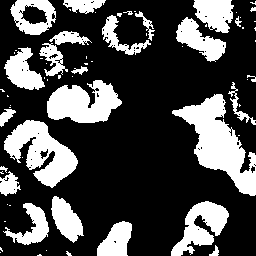
#> input picture Projeto-PDI/dataset/imagens_hsv/image-101.png, 256 x 256 px, found by its file name; its folder holds only this picture in this run
$ python Operador_sobel_hemocias.py   (older library calls are emulated)
#> lines starting #> are read from the running program, lines starting #| are printed output that depends on the picture; after the words box and inside, x2 and y2 are one past the last pixel; in counts of white or black regions, pixels touching at a corner belong together
import os
import cv2
import numpy as np
from skimage import io


imagens_dataset_entrada = '/home/marciohenrique/UFS/Processamento de Imagens/Projeto Final/dataset/imagens_hsv'
imagens_dataset_saida = '/home/marciohenrique/UFS/Processamento de Imagens/Projeto Final/dataset//saida_imagens_cinza_sobel'

if not os.path.exists(imagens_dataset_saida):
    os.makedirs(imagens_dataset_saida)

# Cria um kernel Sobel para detecção de bordas
sobel_x = np.array([[-1, 0, 1], [-2, 0, 2], [-1, 0, 1]])
sobel_y = np.array([[-1, -2, -1], [0, 0, 0], [1, 2, 1]])

for nome_imagem in os.listdir(imagens_dataset_entrada):
    # Verifica se o arquivo é uma imagem
    if nome_imagem.endswith(".jpg") or nome_imagem.endswith(".jpeg") or nome_imagem.endswith(".png"):
        # Carrega a imagem em tons de cinza
        imagem = cv2.imread(os.path.join(imagens_dataset_entrada, nome_imagem), cv2.IMREAD_GRAYSCALE)
#> imagem: shape (256, 256); 29.1% white; 68 white regions (42 under 20 px), largest, box (x1, y1, x2, y2) and area: (172, 94, 256, 196) 3507, (4, 120, 78, 188) 2503, (47, 80, 122, 123) 2171

        # Aplica o operador Sobel nas direções x e y
        grad_x = cv2.Sobel(imagem, cv2.CV_64F, 1, 0, ksize=3)
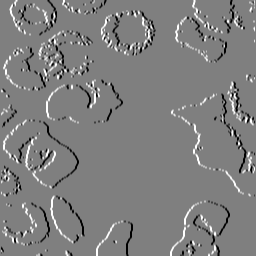
#> grad_x: shape (256, 256) float64; min -1020, max 1020, mean 0.7; drawn with min black and max white
        grad_y = cv2.Sobel(imagem, cv2.CV_64F, 0, 1, ksize=3)
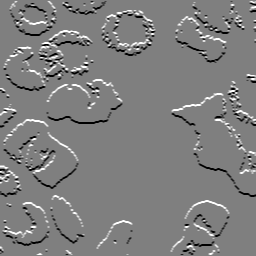
#> grad_y: shape (256, 256) float64; min -1020, max 1020, mean -1.6; drawn with min black and max white

        # Calcula o módulo do gradiente
        gradiente = np.sqrt(grad_x ** 2 + grad_y ** 2)
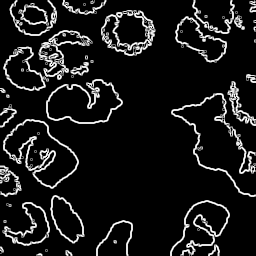
#> gradiente: shape (256, 256) float64; min 0, max 1140.4, mean 116.6; drawn with min black and max white

        # Converte para o tipo de dado de 8 bits sem sinal (0 a 255)
        gradiente = cv2.convertScaleAbs(gradiente)
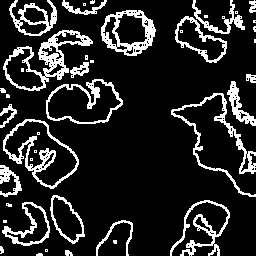
#> gradiente: shape (256, 256); 15.3% white in thin lines or dots

        # Normaliza a imagem
        gradiente = gradiente.astype(np.float32)
#> gradiente: shape (256, 256) float32; 15.3% white in thin lines or dots
        gradiente_norm = cv2.normalize(gradiente, None, alpha=0, beta=255, norm_type=cv2.NORM_MINMAX, dtype=cv2.CV_8UC1)


        # Salva a imagem resultante no diretório de saída
        nome_imagem_saida = os.path.splitext(nome_imagem)[0] + '_sobel.png'
        io.imsave(os.path.join(imagens_dataset_saida, nome_imagem_saida), gradiente_norm)

$ run again, on Projeto-PDI/dataset/imagens_hsv/image-11.png
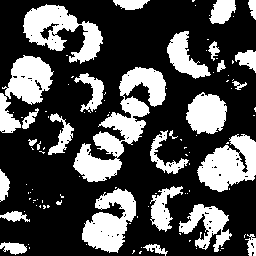
#> input picture Projeto-PDI/dataset/imagens_hsv/image-11.png, 256 x 256 px, found by its file name
#> imagem: shape (256, 256); 31% white; 105 white regions (77 under 20 px), largest, box (x1, y1, x2, y2) and area: (73, 67, 166, 182) 3683, (23, 4, 103, 64) 2277, (197, 134, 256, 192) 2117
#> `grad_y = cv2.Sobel(imagem, cv2.CV_64F, 0, 1, ksize=3)`:
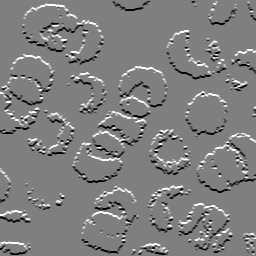
#> grad_y: shape (256, 256) float64; min -1020, max 1020, mean -1.7; drawn with min black and max white
#> `gradiente = cv2.convertScaleAbs(gradiente)`:
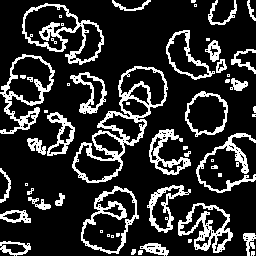
#> gradiente: shape (256, 256); 18.8% white; 57 white regions (23 under 20 px), largest, box (x1, y1, x2, y2) and area: (72, 66, 168, 183) 1850, (22, 3, 104, 65) 1142, (0, 54, 55, 134) 1008

$ run again, on Projeto-PDI/dataset/imagens_hsv/image-117.png
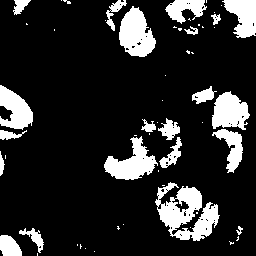
#> input picture Projeto-PDI/dataset/imagens_hsv/image-117.png, 256 x 256 px, found by its file name
#> imagem: shape (256, 256); 16.2% white; 57 white regions (36 under 20 px), largest, box (x1, y1, x2, y2) and area: (155, 182, 220, 241) 1995, (119, 6, 156, 57) 1240, (104, 136, 158, 180) 1160
#> `grad_y = cv2.Sobel(imagem, cv2.CV_64F, 0, 1, ksize=3)`:
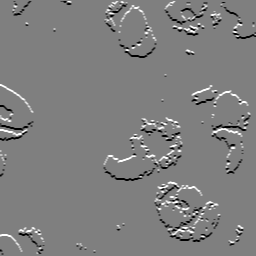
#> grad_y: shape (256, 256) float64; min -1020, max 1020, mean -2.2; drawn with min black and max white
#> `gradiente = cv2.convertScaleAbs(gradiente)`:
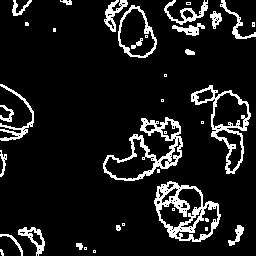
#> gradiente: shape (256, 256); 10.3% white; 38 white regions (17 under 20 px), largest, box (x1, y1, x2, y2) and area: (154, 181, 221, 242) 1416, (103, 117, 183, 181) 1261, (191, 85, 251, 174) 994

$ run again, on Projeto-PDI/dataset/imagens_hsv/image-118.png
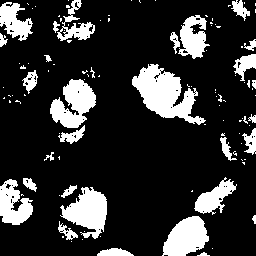
#> input picture Projeto-PDI/dataset/imagens_hsv/image-118.png, 256 x 256 px, found by its file name
#> imagem: shape (256, 256); 19.2% white; 112 white regions (82 under 20 px), largest, box (x1, y1, x2, y2) and area: (132, 64, 206, 125) 2181, (60, 187, 107, 239) 1397, (50, 79, 96, 128) 1362
#> `grad_y = cv2.Sobel(imagem, cv2.CV_64F, 0, 1, ksize=3)`:
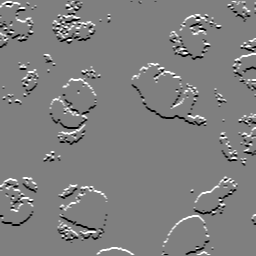
#> grad_y: shape (256, 256) float64; min -1020, max 1020, mean 1.6; drawn with min black and max white
#> `gradiente = cv2.convertScaleAbs(gradiente)`:
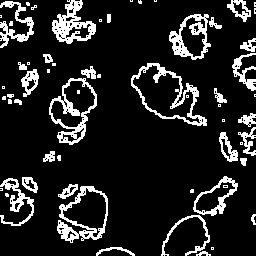
#> gradiente: shape (256, 256); 13.6% white; 60 white regions (28 under 20 px), largest, box (x1, y1, x2, y2) and area: (131, 63, 207, 126) 931, (49, 78, 97, 145) 878, (52, 0, 96, 44) 873

$ run again, on Projeto-PDI/dataset/imagens_hsv/image-104.png
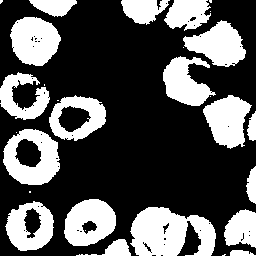
#> input picture Projeto-PDI/dataset/imagens_hsv/image-104.png, 256 x 256 px, found by its file name
#> imagem: shape (256, 256); 33.4% white; 29 white regions (11 under 20 px), largest, box (x1, y1, x2, y2) and area: (130, 207, 216, 256) 2976, (3, 129, 60, 185) 1959, (10, 17, 61, 66) 1856
#> `gradiente = cv2.convertScaleAbs(gradiente)`:
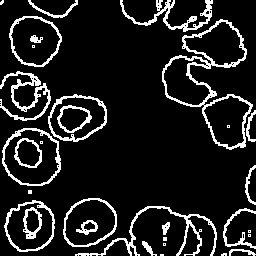
#> gradiente: shape (256, 256); 12.1% white in thin lines or dots
